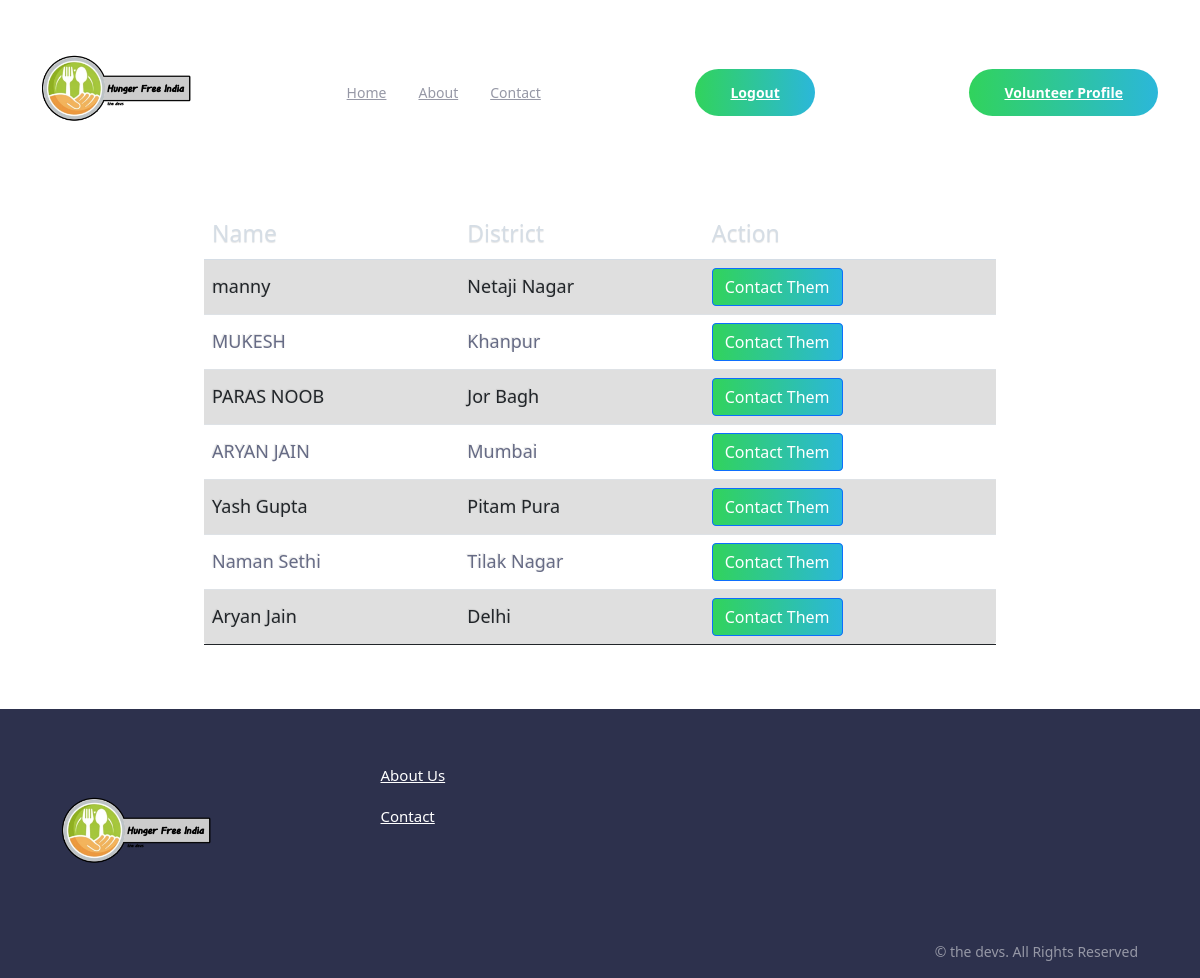
The app's page /all-volunteers/ (signed in) with its own data.
### home/models.py (models this page shows, shortened)
class Volunteer(models.Model):
    name = models.CharField(max_length=100, blank=False, null=False)
    phone_no = PhoneField(unique=True, blank=False, null=False)
    district = models.CharField(max_length=100, choices=district_choices, blank=False, null=False)
    is_active = models.BooleanField(default=True)
    volunteered_by = models.OneToOneField(User, on_delete=models.CASCADE)
    joined_at = models.DateTimeField(auto_now_add=True)
    class Meta:
        verbose_name_plural = 'Volunteer'
        ordering = ['-joined_at']

### home/views.py (the view)
# urls.py: path('all-volunteers/',views.volunteers,name='volunteers'),
def volunteers(request):
    v_query = Volunteer.objects.filter(is_active=True)
    return render(request, 'index/volunteers.html', {'v_query': v_query})

### home/templates/index/volunteers.html (shortened to what this page needs)
{% extends "base.html" %}
{% load static %}
{% block script %}
<link rel="stylesheet" href="{% static 'style/volunteers.css' %}">
<link rel="stylesheet" href="https://stackpath.bootstrapcdn.com/bootstrap/5.0.0-alpha1/css/bootstrap.min.css"
 />
{% endblock script %}
{% block body %}
<div class="row mt-4 justify-content-center">
    <div class="col-8">
        <table class="table table-striped ">
            <thead>
                <tr>
                    <th>Name</th>
                    <th>District</th>
                    <th >Action</th>
                </tr>
            </thead>
            <tbody>
                {% for volunteer in v_query %}
                <tr>
                    <td>{{ volunteer.name }}</td>
                    <td>{{ volunteer.district }}</td>
                    <td>
                        <button class="btn btn-primary" onclick="showPhoneNumber('{{ volunteer.phone_no }}')">Contact
                            Them</button>
                    </td>
                </tr>
                {% endfor %}
            </tbody>
        </table>
    </div>
</div>
{% endblock body %}

### static/style/style.css (style rules this page uses)
*, *::after, *::before { padding: 0; margin: 0; box-sizing: border-box; }
html { font-size: 100%; scroll-behavior: smooth; overflow-x: hidden; }
body { font-family: "Public Sans", sans-serif; font-weight: 400; color: #9698a6; font-size: 0.875rem; line-height: 1.5; overflow-x: hidden; }
@media (min-width: 64em) { body { font-size: 1.125rem; } }
button, .button { position: relative; display: inline-block; font-size: 0.875rem; padding: 0.8125rem 2.1875rem; border-radius: 3.125rem; background: linear-gradient(to right, #31d35c, #2bb7da); color: white; font-weight: 700; cursor: pointer; overflow: hidden; }
button::after, .button::after { position: absolute; content: ""; top: 0; left: 0; bottom: 0; right: 0; background: rgba(255, 255, 255, 0.3); opacity: 0; transition: opacity 0.3s ease-in-out; }

### static/style/volunteers.css (style rules this page uses)
body { background-color: #ffffff8e; font-family: "Roboto", helvetica, arial, sans-serif; font-size: 16px; font-weight: 400; text-rendering: optimizeLegibility; }
th { color:#D5DDE5;; background:#1b1e24; border-bottom:4px solid #9ea7af; border-right: 1px solid #343a45; font-size:23px; font-weight: 100; padding:24px; text-align:left; text-shadow: 0 1px 1px rgba(0, 0, 0, 0.1); vertical-align:middle; }
th:first-child { border-top-left-radius:3px; }
th:last-child { border-top-right-radius:3px; border-right:none; }
tr { border-top: 1px solid #C1C3D1; border-bottom-: 1px solid #C1C3D1; color:#666B85; font-size:16px; font-weight:normal; text-shadow: 0 1px 1px rgba(256, 256, 256, 0.1); }
tr:first-child { border-top:none; }
tr:last-child { border-bottom:none; }
tr:nth-child(odd) td { background:#EBEBEB; }
tr:last-child td:first-child { border-bottom-left-radius:3px; }
tr:last-child td:last-child { border-bottom-right-radius:3px; }
td { background:#FFFFFF; padding:20px; text-align:left; vertical-align:middle; font-weight:300; font-size:18px; text-shadow: -1px -1px 1px rgba(0, 0, 0, 0.1); border-right: 1px solid #C1C3D1; }
td:last-child { border-right: 0px; }

### records on screen
Volunteer: name "manny", district "Netaji Nagar"
Volunteer: name "MUKESH", district "Khanpur"
Volunteer: name "PARAS NOOB", district "Jor Bagh"
Volunteer: name "ARYAN JAIN", district "Mumbai"
Volunteer: name "Yash Gupta", district "Pitam Pura"
Volunteer: name "Naman Sethi", district "Tilak Nagar"
Volunteer: name "Aryan Jain", district "Delhi"
